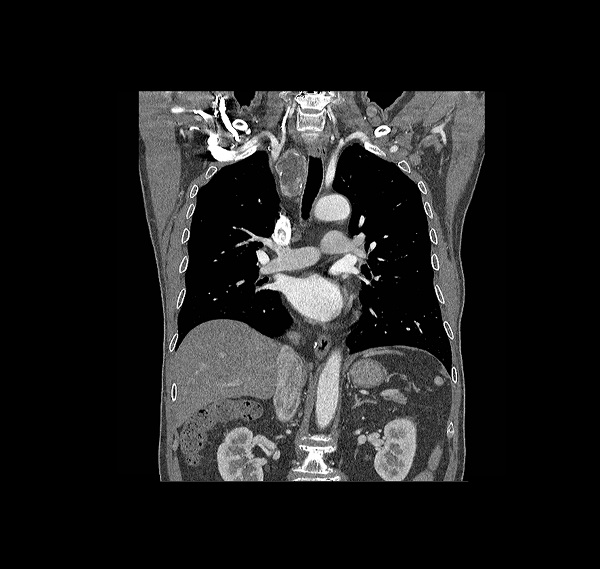
#> input picture Day3/Code/lungs.jpg, 600 x 569 px, found by its file name
$ python 'Assignment(kiki).py'
#> lines starting #> are read from the running program, lines starting #| are printed output that depends on the picture
###########################################################
#  Q1. Write some useful information eg.title & names
#     in some comments at the top of the code
###########################################################
"""
Title = Image processing in Python: assignment
Date = 1/20/2021 (Day 3)
Names = Jadene Lewis & Long-Ki Chan
Submission Date =
"""

##### Part 1  ######

###########################################################
#Q2. Import the modules eg. matplotlib.pyplot, numpy and imread from skimage.io
###########################################################

import numpy as np
import matplotlib.pyplot as plt
from numpy.lib.function_base import diff
from skimage import io
from skimage.transform import resize


###########################################################
#Q3. Load the file “lungs.jpg” and display it
###########################################################
#  With the path(location where storing the image) declared
image1_name = '/Users/Longki/ManchesterBioinformaticsCourse_Student/Day3/Code/lungs.jpg'
lung1 = io.imread(image1_name)
#> lung1 is the input picture: shape (569, 600, 3); min 0, max 255, mean 31.2
plt.imshow(lung1) # code to show the image
plt.show()

print(lung1.shape)
#| (569, 600, 3)
# (569, 600, 3)
# 569 = number of pixels in y axis
# 600 = number of pixels in x axis
# 3 = it has 3 channels, red blue and green


###########################################################
#Q4. Plot a histogram of the image
###########################################################
# np.mean = to find a mean for each pixel over the 3 channels
# from print(lung1.shape) --> this image is (569, 600, 3), -1 will take the "3" channels thing
data = np.mean(lung1,-1)

# data[data >1] = to get rid of the black pixels (0,1) (those around the edges)?
# these black pixels are likely to be air,
# and we are only interested in the pixels that are more dense (with a value >1)
# .flatten() = for flattening the 2D-array to plot the histogram
# bins
plt.hist(data[data >1].flatten(), bins = 254)
plt.xlabel("Value of Pixels") # this is the intensity - how bright/dark at that particular pixel
plt.ylabel("Number of Pixels") # counting how many pixels in lung1 have the same intensity
plt.show()
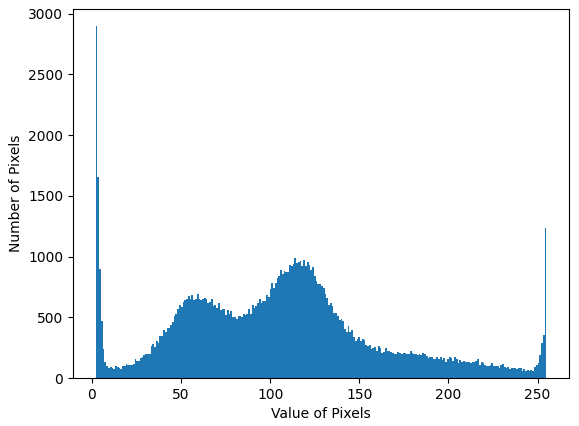
#> figure drawn by matplotlib, 1 panel; tallest bar 2897 high, from x = 2 to 3


# maximum and minimum of values of the array for lung1
print(np.min(lung1), np.max(lung1))
#| 0 255
# min = 0; max = 255 for lung1


###########################################################
#Q5. Write a function that displays the CT image with different window levels.
#    The input variables should be the window and the level.
###########################################################
# SInce different structures will have differnt intensity (diff value in that pixel),
# by having this function, it will allow us to apply different windows,
# and thus can concentrate of the structures of interesting while excluding other parts

def diff_windows (window, level):

#> called with window = 120, level = 60
    fig = plt.figure() # create a new figure called fig

    ax1 = fig.add_subplot(221) # located at the top left in the figure (the 22 in 221 = 2 rowsx 2 columns)
    ax2 = fig.add_subplot(223) # located at the bottom left in the figureas
    ax3 = fig.add_subplot(224) # located at the bottom right in the figureas

    ax1.hist(data[data>1].flatten(), bins = 254) # display histogram
    ax2.imshow(data, cmap="Greys_r") # display lung1 image with grey colourmap
    ax3.imshow(data, interpolation = "none", cmap="Greys_r", vmin = level-(window* 0.5), vmax = level+(window* 0.5)) # display image with grey colourmap, but limited with the input window and level

    plt.show()
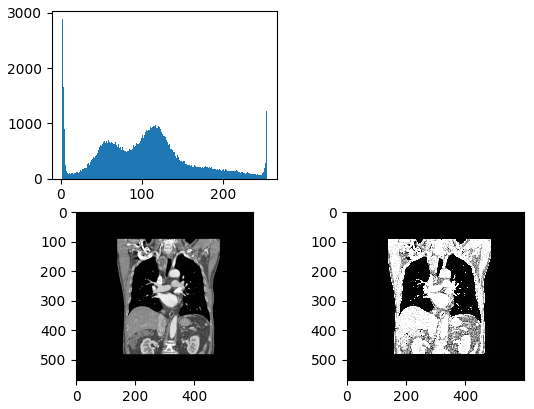
#> figure drawn by matplotlib, 3 panels; panel 1: tallest bar 2897 high, from x = 2 to 3

# to test the function:
diff_windows(120,60)
# it works :)


###########################################################
#Q6. Identify which parts of the histogram relate to which parts of the image.
#    Record this information in some comments in your code.
###########################################################
'''
we have 4 peaks in the histogram thus there are 4 regions where the pixels are abundant
this may imply that majorities of the different organs/regions in our patients fall with 4 differnt densities
we thus can change the levels and windows to highlight just those areas with different intensities
'''

diff_windows(10,5) # 1st peak = 0-10
#> call 2 of diff_windows, with window = 10, level = 5
#> in diff_windows (call 2), `plt.show()`:
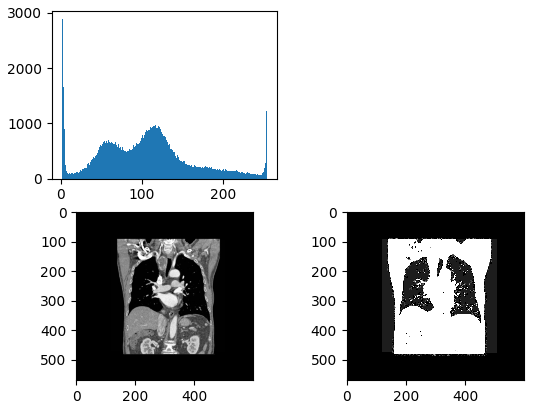
#> figure drawn by matplotlib, 3 panels; panel 1: tallest bar 2897 high, from x = 2 to 3
diff_windows(20,60) # 2nd peak = 40-60
diff_windows(30,115) #3rd peak = 100-130
#> call 4 of diff_windows, with window = 30, level = 115
#> in diff_windows (call 4), `plt.show()`:
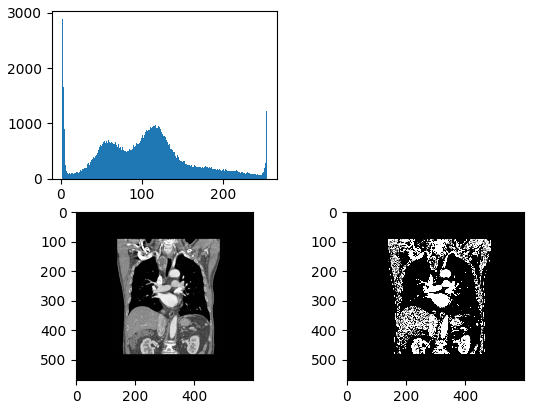
#> figure drawn by matplotlib, 3 panels; panel 1: tallest bar 2897 high, from x = 2 to 3
diff_windows(10,240) # 4th peak = 245-255
#> in diff_windows (call 5), `plt.show()`:
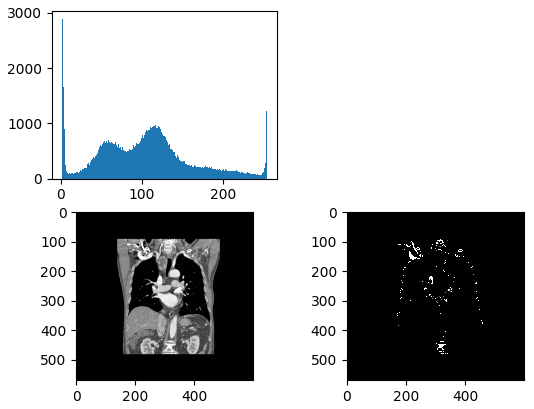
#> figure drawn by matplotlib, 3 panels; panel 1: tallest bar 2897 high, from x = 2 to 3

'''
1st peak = dark area indicating the regions of lungs as it fills with air
2nd peak = this peak indicates soft tissues (the least dense onces) and fats presented eg. in lower abdomen
3rd peak = this peak indicates denser organs such as liver, kidneys; bones start to appear at this threshold as well
4th peak = this peak should show us bones
'''


from scipy.ndimage import interpolation, rotate
